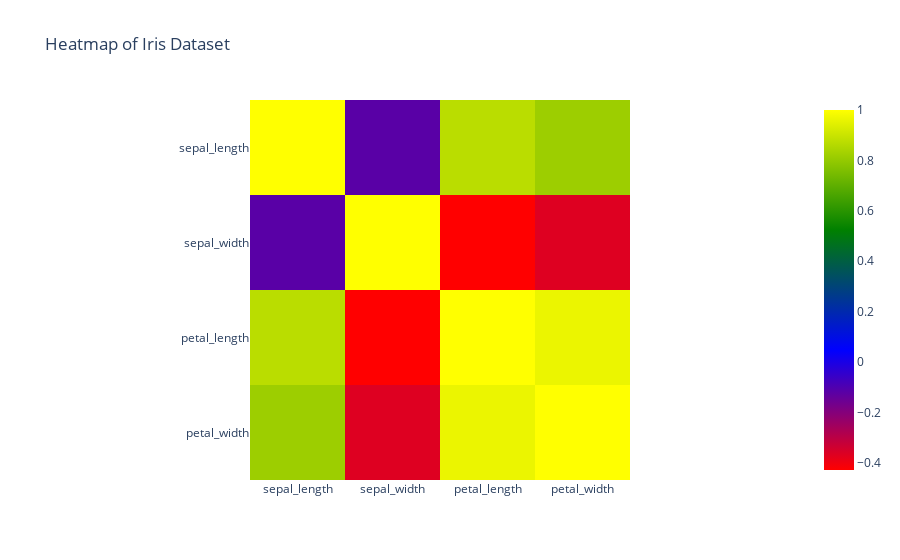

Notebook code cell kept with this figure:
### Code cell
fig6 = px.imshow(iris[["sepal_length","sepal_width","petal_length","petal_width"]].corr(),title="Heatmap of Iris Dataset",color_continuous_scale=["red","blue","green","yellow"])
fig6.show()

#saving the plot in output folder
fig6.write_image("./outputs/heatmap_iris.png",scale=3)

### Figure 1 — Plotly figure (JSON) as saved in the notebook; plotly's stock layout.template omitted (floating-point values rounded to 4 significant figures)
{"data": [{"coloraxis": "coloraxis", "hovertemplate": "x: %{x}<br>y: %{y}<br>color: %{z}<extra></extra>", "name": "0", "type": "heatmap", "x": ["sepal_length", "sepal_width", "petal_length", "petal_width"], "xaxis": "x", "y": ["sepal_length", "sepal_width", "petal_length", "petal_width"], "yaxis": "y", "z": [[1, -0.1176, 0.8718, 0.8179], [-0.1176, 1, -0.4284, -0.3661], [0.8718, -0.4284, 1, 0.9629], [0.8179, -0.3661, 0.9629, 1]]}], "layout": {"coloraxis": {"colorscale": [[0, "red"], [0.3333, "blue"], [0.6667, "green"], [1, "yellow"]]}, "title": {"text": "Heatmap of Iris Dataset"}, "xaxis": {"anchor": "y", "constrain": "domain", "domain": [0, 1], "scaleanchor": "y"}, "yaxis": {"anchor": "x", "autorange": "reversed", "constrain": "domain", "domain": [0, 1]}}}
